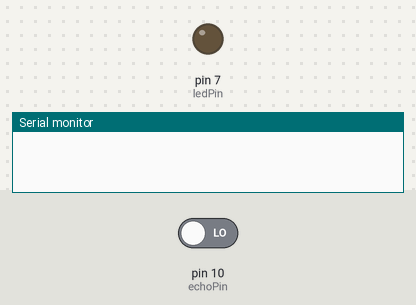
Recording of a sketch running on a simulated Arduino Uno, built with avr-gcc and run on an emulated ATmega328P. Shown: output pins drawn as LEDs (lit = HIGH), the last lines printed to the serial monitor. Inputs (shaded band) come from the test bench; at power-on: pin 10 (echoPin) LOW. Pins used as bus, display or sensor lines are not drawn.

Above: at 0.1 s.
At 1.2 s:
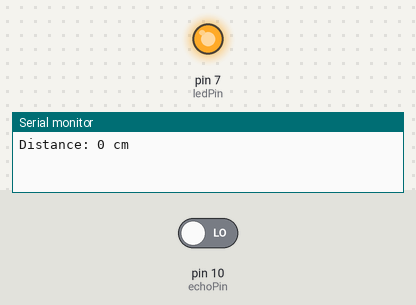
Timing chart, 0 to 2.7 s (numbered marks = the images above):
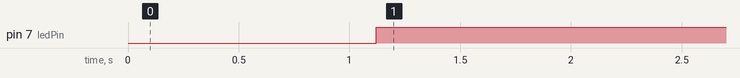

The sketch:

Ultrasonic_Sensor.ino
```cpp
// defining the pins
const int trigPin = 9;
const int echoPin = 10;
int ref_value = 200;
const int ledPin = 7;

// defining variables
long duration;
int distance;

void setup() {
pinMode(trigPin, OUTPUT); // Sets the trigPin as an Output
pinMode(echoPin, INPUT); // Sets the echoPin as an Input
pinMode(ledPin, OUTPUT);
Serial.begin(9600); // Starts the serial communication
}

void loop() {
// Clears the trigPin
digitalWrite(trigPin, LOW);
delay(20);
// Sets the trigPin on HIGH state for 10 micro seconds
digitalWrite(trigPin, HIGH);
delay(100);
digitalWrite(trigPin, LOW);
// Reads the echoPin, returns the sound wave travel time in microseconds
duration = pulseIn(echoPin, HIGH);

// Calculating the distance
distance = (duration*0.034)/2;

// Prints the distance on the Serial Monitor
Serial.print("Distance: ");
Serial.print(distance);
Serial.println(" cm");
 if (distance <= ref_value){
 digitalWrite(ledPin, HIGH);
}
else{
  digitalWrite(ledPin, LOW);
 }
}
```

Measured:
- by itself, pin 7 (ledPin): LOW → HIGH at 1.1 s
